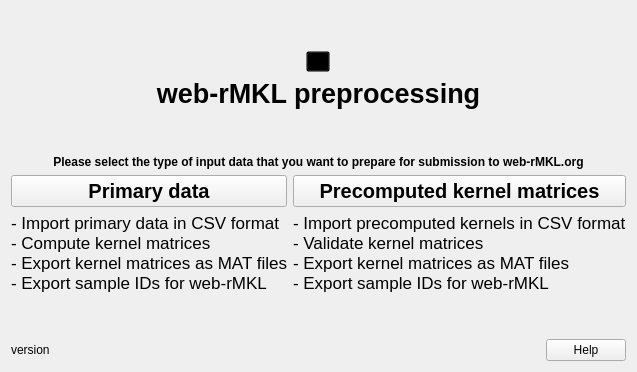
      <widget class="QWidget" name="input_selection_tab">
       <attribute name="title">
        <string>Input type selection</string>
       </attribute>
       <layout class="QVBoxLayout" name="verticalLayout_3">
        <item>
         <spacer name="verticalSpacer_3">
          <property name="orientation">
           <enum>Qt::Orientation::Vertical</enum>
          </property>
          <property name="sizeHint" stdset="0">
           <size>
            <width>20</width>
            <height>40</height>
           </size>
          </property>
         </spacer>
        </item>
        <item>
         <layout class="QHBoxLayout" name="start_icon_layout" stretch="0">
          <property name="spacing">
           <number>10</number>
          </property>
          <item>
           <widget class="QToolButton" name="start_icon">
            <property name="styleSheet">
             <string notr="true">background: transparent;</string>
            </property>
            <property name="locale">
             <locale language="English" country="UnitedStates"/>
            </property>
            <property name="text">
             <string>...</string>
            </property>
            <property name="icon">
             <iconset>
              <disabledoff>:/logo/logo.png</disabledoff>
             </iconset>
            </property>
            <property name="iconSize">
             <size>
              <width>80</width>
              <height>80</height>
             </size>
            </property>
           </widget>
          </item>
         </layout>
        </item>
        <item>
         <widget class="QLabel" name="start_name_label">
          <property name="font">
           <font>
            <pointsize>20</pointsize>
            <bold>true</bold>
           </font>
          </property>
          <property name="text">
           <string>web-rMKL preprocessing</string>
          </property>
          <property name="alignment">
           <set>Qt::AlignmentFlag::AlignCenter</set>
          </property>
         </widget>
        </item>
        <item>
         <spacer name="verticalSpacer">
          <property name="orientation">
           <enum>Qt::Orientation::Vertical</enum>
          </property>
          <property name="sizeHint" stdset="0">
           <size>
            <width>20</width>
            <height>40</height>
           </size>
          </property>
         </spacer>
        </item>
        <item>
         <widget class="QLabel" name="start_input_question_label">
          <property name="font">
           <font>
            <bold>true</bold>
           </font>
          </property>
          <property name="text">
           <string>Please select the type of input data that you want to prepare for submission to web-rMKL.org</string>
          </property>
          <property name="alignment">
           <set>Qt::AlignmentFlag::AlignCenter</set>
          </property>
          <property name="wordWrap">
           <bool>true</bool>
          </property>
         </widget>
        </item>
        <item>
         <layout class="QGridLayout" name="input_selection_layout">
          <item row="0" column="0">
           <widget class="QPushButton" name="start_raw_btn">
            <property name="font">
             <font>
              <pointsize>15</pointsize>
              <bold>true</bold>
             </font>
            </property>
            <property name="locale">
             <locale language="English" country="UnitedStates"/>
            </property>
            <property name="text">
             <string notr="true">Primary data</string>
            </property>
           </widget>
          </item>
          <item row="1" column="0">
           <widget class="QLabel" name="primary_info_text">
            <property name="text">
             <string>&lt;!DOCTYPE HTML PUBLIC &quot;-//W3C//DTD HTML 4.0//EN&quot; &quot;http://www.w3.org/TR/REC-html40/strict.dtd&quot;&gt;
&lt;html&gt;&lt;head&gt;&lt;meta name=&quot;qrichtext&quot; content=&quot;1&quot; /&gt;&lt;meta charset=&quot;utf-8&quot; /&gt;&lt;style type=&quot;text/css&quot;&gt;
p, li { white-space: pre-wrap; }
hr { height: 1px; border-width: 0; }
&lt;/style&gt;&lt;/head&gt;&lt;body style=&quot; font-family:'.AppleSystemUIFont'; font-size:13pt; font-weight:400; font-style:normal;&quot;&gt;
&lt;p style=&quot; margin-top:0px; margin-bottom:0px; margin-left:0px; margin-right:0px; -qt-block-indent:0; text-indent:0px;&quot;&gt;- Import primary data in CSV format&lt;/p&gt;
&lt;p style=&quot; margin-top:0px; margin-bottom:0px; margin-left:0px; margin-right:0px; -qt-block-indent:0; text-indent:0px;&quot;&gt;- Compute kernel matrices&lt;/p&gt;
&lt;p style=&quot; margin-top:0px; margin-bottom:0px; margin-left:0px; margin-right:0px; -qt-block-indent:0; text-indent:0px;&quot;&gt;- Export kernel matrices as MAT files&lt;/p&gt;
&lt;p style=&quot; margin-top:0px; margin-bottom:0px; margin-left:0px; margin-right:0px; -qt-block-indent:0; text-indent:0px;&quot;&gt;- Export sample IDs for web-rMKL&lt;/p&gt;&lt;/body&gt;&lt;/html&gt;</string>
            </property>
           </widget>
          </item>
          <item row="0" column="1">
           <widget class="QPushButton" name="start_precomp_btn">
            <property name="font">
             <font>
              <pointsize>15</pointsize>
              <bold>true</bold>
             </font>
            </property>
            <property name="locale">
             <locale language="English" country="UnitedStates"/>
            </property>
            <property name="text">
             <string notr="true">Precomputed kernel matrices</string>
            </property>
           </widget>
          </item>
          <item row="1" column="1">
           <widget class="QLabel" name="precomp_info_text">
            <property name="text">
             <string>&lt;!DOCTYPE HTML PUBLIC &quot;-//W3C//DTD HTML 4.0//EN&quot; &quot;http://www.w3.org/TR/REC-html40/strict.dtd&quot;&gt;
&lt;html&gt;&lt;head&gt;&lt;meta name=&quot;qrichtext&quot; content=&quot;1&quot; /&gt;&lt;meta charset=&quot;utf-8&quot; /&gt;&lt;style type=&quot;text/css&quot;&gt;
p, li { white-space: pre-wrap; }
hr { height: 1px; border-width: 0; }
&lt;/style&gt;&lt;/head&gt;&lt;body style=&quot; font-family:'.AppleSystemUIFont'; font-size:13pt; font-weight:400; font-style:normal;&quot;&gt;
&lt;p style=&quot; margin-top:0px; margin-bottom:0px; margin-left:0px; margin-right:0px; -qt-block-indent:0; text-indent:0px;&quot;&gt;- Import precomputed kernels in CSV format&lt;/p&gt;
&lt;p style=&quot; margin-top:0px; margin-bottom:0px; margin-left:0px; margin-right:0px; -qt-block-indent:0; text-indent:0px;&quot;&gt;- Validate kernel matrices&lt;/p&gt;
&lt;p style=&quot; margin-top:0px; margin-bottom:0px; margin-left:0px; margin-right:0px; -qt-block-indent:0; text-indent:0px;&quot;&gt;- Export kernel matrices as MAT files&lt;/p&gt;
&lt;p style=&quot; margin-top:0px; margin-bottom:0px; margin-left:0px; margin-right:0px; -qt-block-indent:0; text-indent:0px;&quot;&gt;- Export sample IDs for web-rMKL&lt;/p&gt;&lt;/body&gt;&lt;/html&gt;</string>
            </property>
           </widget>
          </item>
         </layout>
        </item>
        <item>
         <spacer name="verticalSpacer_2">
          <property name="orientation">
           <enum>Qt::Orientation::Vertical</enum>
          </property>
          <property name="sizeHint" stdset="0">
           <size>
            <width>20</width>
            <height>40</height>
           </size>
          </property>
         </spacer>
        </item>
        <item>
         <layout class="QHBoxLayout" name="start_help_layout">
          <item>
           <widget class="QLabel" name="start_version_label">
            <property name="text">
             <string>version</string>
            </property>
           </widget>
          </item>
          <item>
           <spacer name="horizontalSpacer_4">
            <property name="orientation">
             <enum>Qt::Orientation::Horizontal</enum>
            </property>
            <property name="sizeHint" stdset="0">
             <size>
              <width>40</width>
              <height>20</height>
             </size>
            </property>
           </spacer>
          </item>
          <item>
           <widget class="QPushButton" name="start_help_button">
            <property name="text">
             <string>Help</string>
            </property>
           </widget>
          </item>
         </layout>
        </item>
       </layout>
      </widget>
